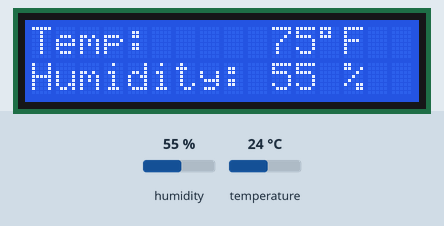
The sketch below on a simulated Arduino Uno, built with avr-gcc and run on an emulated ATmega328P. On the bench: 16×2 character LCD. The inputs (shaded band) are chosen by the test bench; at power-on: humidity 55 %, temperature 24 °C.

Above: at 2.2 s.
2.3 s: humidity set to 22 %
At 7.0 s:
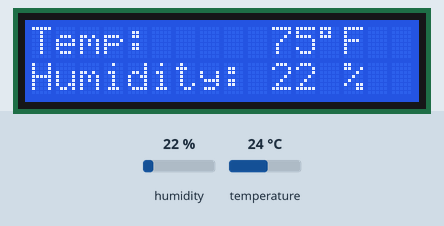
8.3 s: temperature set to 12 °C
At 11.8 s:
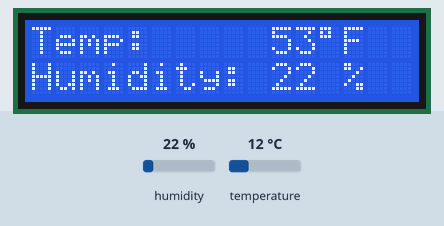
14.3 s: humidity set to 40 %
At 16.6 s:
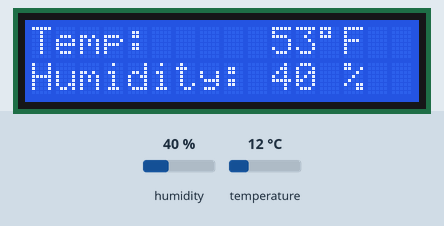
20.3 s: temperature set to 19 °C
At 22.6 s:
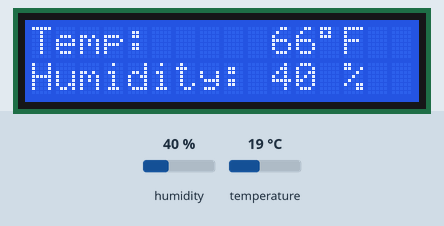
Timing chart, 0 to 24.1 s (numbered marks = the images above; inputs shaded):
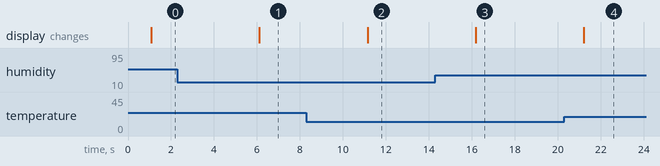

Measured:
- after the input at 2.3 s, the display: changes after 3.8 s (image 1)
- after the input at 8.3 s, the display: changes after 2.8 s (image 2)
- after the input at 14.3 s, the display: changes after 1.9 s (image 3)
- after the input at 20.3 s, the display: changes after 0.90 s (image 4)

The sketch:

Temp_and_Humidity_Display.ino
```cpp
#include <dht.h>
#include <LiquidCrystal.h>

// Defining characteristics of the DHT11 sensor
#define dht_pin 13
#define DHTTYPE DHT11

// Creating an instance of the DHT sensor and the lcd screen
dht DHT;
LiquidCrystal lcd(7,8,9,10,11,12);

void setup() {
  // Set baud rate for serial communication and delay for one second to give the Arduino time to start up
  Serial.begin(9600);
  delay(1000);

  // Start the lcd
  lcd.begin(16,2);
}

void loop() {
  // Read the data from the sensor
  DHT.read11(dht_pin);

  // Set variables for the temperature (converted to Fahrenheit) and humidity
  int temp = DHT.temperature * 1.8 + 32;
  int humid = DHT.humidity;

  // Print out the temperature data on the top line
  lcd.setCursor(0,0);
  lcd.print("Temp:     ");
  lcd.print(temp);
  lcd.print((char)223);
  lcd.print("F");

  // Print out the humidity data on the second line
  lcd.setCursor(0,1);
  lcd.print("Humidity: ");
  lcd.print(humid);
  lcd.print(" ");
  lcd.print((char)37);

  // Delay 5 seconds between reads
  delay(5000);
}
```
